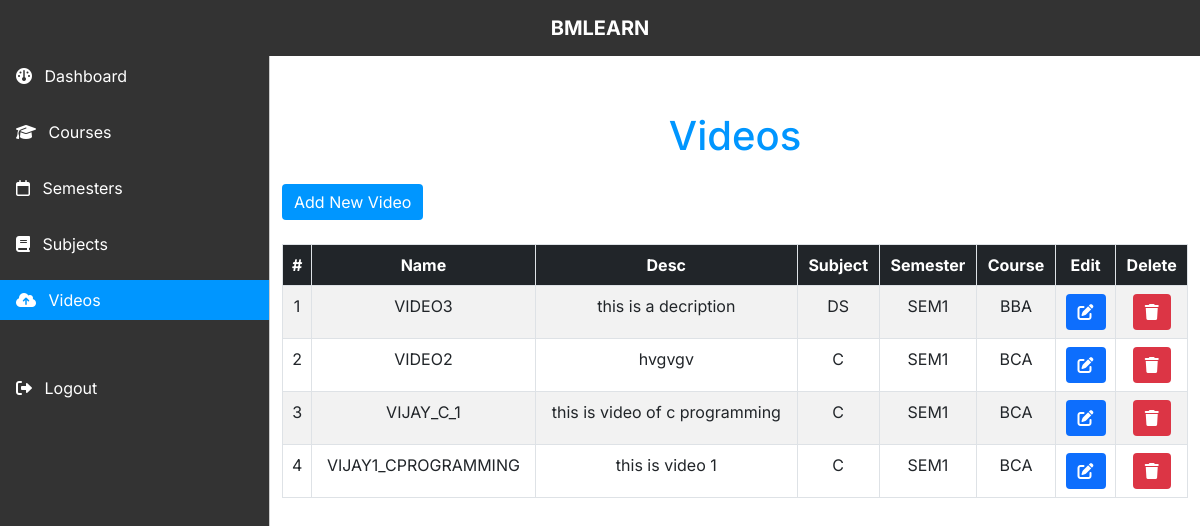
Page /Admin/videos.php (signed in) on the committed database.
### tables this page shows
CREATE TABLE `video` (
  `id` int(11) NOT NULL,
  `img_path` varchar(255) NOT NULL,
  `video_path` varchar(255) NOT NULL,
  `video` varchar(50) NOT NULL,
  `description` varchar(255) NOT NULL,
  `subject_id` int(11) NOT NULL,
  `status` tinyint(4) NOT NULL DEFAULT 1
);

CREATE TABLE `subject` (
  `id` int(11) NOT NULL,
  `img_path` varchar(255) NOT NULL,
  `subject` varchar(50) NOT NULL,
  `semester_id` int(11) NOT NULL,
  `status` tinyint(4) NOT NULL DEFAULT 1
);

CREATE TABLE `semester` (
  `id` int(11) NOT NULL,
  `img_path` varchar(255) NOT NULL,
  `semester` varchar(20) NOT NULL,
  `course_id` int(11) NOT NULL,
  `status` tinyint(4) NOT NULL DEFAULT 1
);

CREATE TABLE `course` (
  `id` int(11) NOT NULL,
  `img_path` varchar(255) NOT NULL,
  `course` varchar(255) NOT NULL,
  `status` tinyint(4) NOT NULL DEFAULT 1
);

### Admin/Includes/videoPage.inc.php (the view, shortened to what this page needs)
<?php
include_once('conn.php');
?>
<div id="video-page" class="py-5">
    <h1 class="text-center mb-4 theme-color">Videos</h1>
    <a href="./php/addNewVideoPage.php" class="btn btn-primary bg-theme-color border-0 mb-4">Add New Video</a>
    <div class="table-container table-responsive">
        <table class="table bg-white table-striped table-hover table-bordered text-center">
            <thead class="bg-dark text-white">
                <tr>
                    <th scope="col">#</th>
                    <th scope="col">Name</th>
                    <th scope="col">Desc</th>
                    <th scope="col">Subject</th>
                    <th scope="col">Semester</th>
                    <th scope="col">Course</th>
                    <th scope="col">Edit</th>
                    <th scope="col">Delete</th>
                </tr>
            </thead>
            <tbody>
                <?php
                $select_query = "SELECT video.id,
                                video.video,
                                video.description,
                                video.subject_id,
                                subject.subject,
                                subject.semester_id,
                                semester.semester,
                                semester.course_id,
                                course.course
                                FROM video
                                JOIN subject ON video.subject_id = subject.id
                                JOIN semester ON subject.semester_id = semester.id
                                JOIN course ON course.id = semester.course_id
                                ORDER by subject.id DESC
                            ";
                $select_query_run = mysqli_query($conn, $select_query);
                if (mysqli_num_rows($select_query_run) > 0) {
                    $cnt = 1;
                    while ($result_array = mysqli_fetch_assoc($select_query_run)) {
                        ?>
                        <tr>
                            <td>
                                <?= $cnt++ ?>
                            </td>
                            <td>
                                <?= $result_array['video'] ?>
                            </td>
                            <td>
                                <?= $result_array['description'] ?>
                            </td>
                            <td>
                                <?= $result_array['subject'] ?>
                            </td>
                            <td>
                                <?= $result_array['semester'] ?>
                            </td>
                            <td>
                                <?= $result_array['course'] ?>
                            </td>
                            <td>
                                <a href="./php/editVideoPage.php?video=<?= $result_array['video'] ?>&desc=<?= $result_array['description'] ?>&videoId=<?= $result_array['id'] ?>&subject=<?= $result_array['subject'] ?>&subjectId=<?= $result_array['subject_id'] ?>&semester=<?= $result_array['semester'] ?>&semesterId=<?= $result_array['semester_id'] ?>&course=<?= $result_array['course'] ?>&courseId=<?= $result_array['course_id'] ?>"
                                    name="edit-btn" class="btn btn-primary border-0">
                                    <i class="fa-solid fa-pen-to-square"></i>
                                </a>
                            </td>
                            <td><a onclick="deleteVideo(<?= $result_array['id'] ?>)" class="btn btn-danger border-0">
                                    <i class="fa-solid fa-trash"></i>
                                </a>
                            </td>
                        </tr>
                    <?php }
                } else { ?>
                    <td colspan="8">No Videos found</td>
                    <?php
                }
                ?>
            </tbody>
        </table>
    </div>
</div>

### Admin/Includes/header.inc.php (shortened to what this page needs)
<!DOCTYPE html>
<html lang="en">
  <head>
    <link rel="stylesheet" href="css/bootstrap.min.css" />
    <link rel="stylesheet" href="css/dataTables.bootstrap5.min.css" />
    <link rel="stylesheet" href="css/all.css">
    <link rel="stylesheet" href="css/utility_classes.css">
    <link rel="stylesheet" href="css/style.css" />
  </head>
  <body>

### Admin/Includes/topNavbar.inc.php (shortened to what this page needs)
<nav class="navbar navbar-expand-lg navbar-dark bg-333 fixed-top py-2 w-100">
    <div class="container-fluid">
        <a class="navbar-brand mx-auto text-uppercase fw-bold" href="index.php">BMLearn</a>
    </div>
</nav>

### Admin/Includes/offCanvas.inc.php
<div class="offcanvas offcanvas-start sidebar-nav bg-333" tabindex="-1" id="sidebar">
  <div class="offcanvas-body p-0">
    <nav class="navbar-dark h-100">
      <ul class="navbar-nav h-100 mt-5 mt-lg-0">
        <li class="mb-3">
          <a href="index.php" class="nav-link px-3 text-white">
            <span class="me-2"><i class="fa-solid fa-gauge"></i></span>
            <span>Dashboard</span>
          </a>
        </li>
        <li class="mb-3">
          <a href="courses.php" class="nav-link px-3 text-white">
            <span class="me-2"><i class="fas fa-graduation-cap"></i></span>
            <span>Courses</span>
          </a>
        </li>
        <li class="mb-3">
          <a href="semesters.php" class="nav-link px-3 text-white">
            <span class="me-2"><i class="far fa-calendar"></i></span>
            <span>Semesters</span>
          </a>
        </li>
        <li class="mb-3">
          <a href="subjects.php" class="nav-link px-3 text-white">
            <span class="me-2"><i class="fas fa-book"></i></span>
            <span>Subjects</span>
          </a>
        </li>
        <li class="mb-5">
          <a href="videos.php" class="nav-link px-3 text-white">
            <span class="me-2"><i class="fas fa-cloud-upload-alt"></i></span>
            <span>Videos</span>
          </a>
        </li>
        <li>
          <a href="logout.php" class="nav-link px-3 text-white">
            <span class="me-2"><i class="fas fa-sign-out-alt"></i></span>
            <span>Logout</span>
          </a>
        </li>
      </ul>
    </nav>
  </div>
</div>

### Admin/videos.php (shortened to what this page needs)
<?php include_once('./Includes/header.inc.php') ?>
<?php include_once('./Includes/topNavbar.inc.php') ?>
<?php include_once('./Includes/offCanvas.inc.php') ?>
<main class="mt-5 pt-3">
  <div class="container-fluid">
    <?php include_once('./Includes/videoPage.inc.php') ?>
  </div>
</main>
<?php include_once('./Includes/footer.inc.php') ?>

### Admin/Includes/footer.inc.php (shortened to what this page needs)
</body>
</html>

### Admin/css/utility_classes.css (style rules this page uses)
.bg-333 { background-color: #333; }
.bg-theme-color { background-color: #0096FF; color: #fff; }
.theme-color { color: #0096FF; }

### Admin/css/style.css (style rules this page uses)
body, button { font-family: "Inter", sans-serif; }
:root { --offcanvas-width: 270px; --topNavbarHeight: 56px; }
.sidebar-nav { width: var(--offcanvas-width); }
@media (min-width: 992px) { body { overflow: auto !important; } }
@media (min-width: 992px) { main { margin-left: var(--offcanvas-width); } }
@media (min-width: 992px) { .sidebar-nav { -webkit-transform: none; transform: none; visibility: visible !important; height: calc(100% - var(--topNavbarHeight)); top: var(--topNavbarHeight); } }

### rows in the picture
video: video "VIDEO3", description "this is a decription", subject.subject "DS", semester.semester "SEM1", course.course "BBA"
video: video "VIDEO2", description "hvgvgv", subject.subject "C", semester.semester "SEM1", course.course "BCA"
video: video "VIJAY_C_1", description "this is video of c programming", subject.subject "C", semester.semester "SEM1", course.course "BCA"
video: video "VIJAY1_CPROGRAMMING", description "this is video 1", subject.subject "C", semester.semester "SEM1", course.course "BCA"
